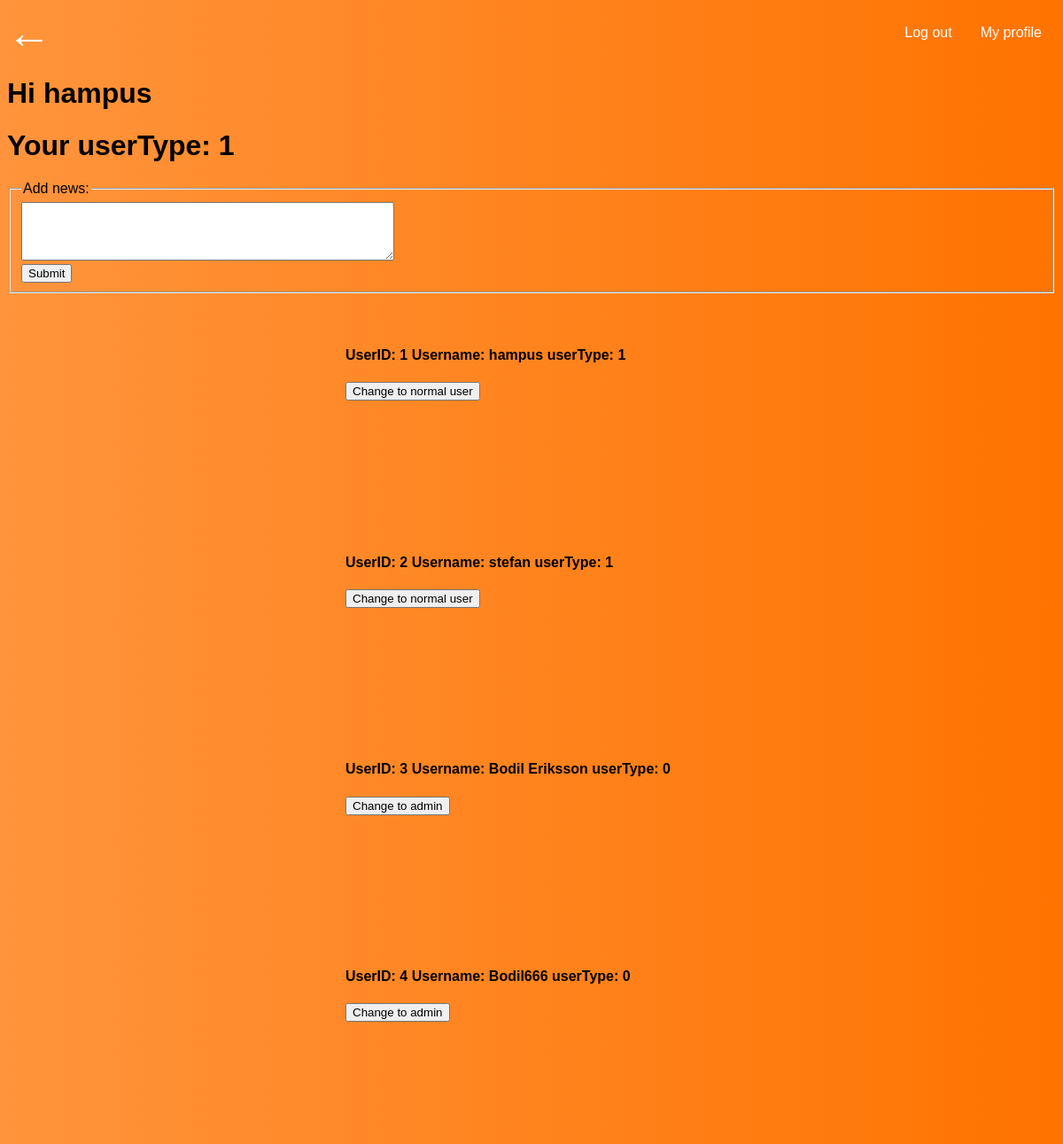
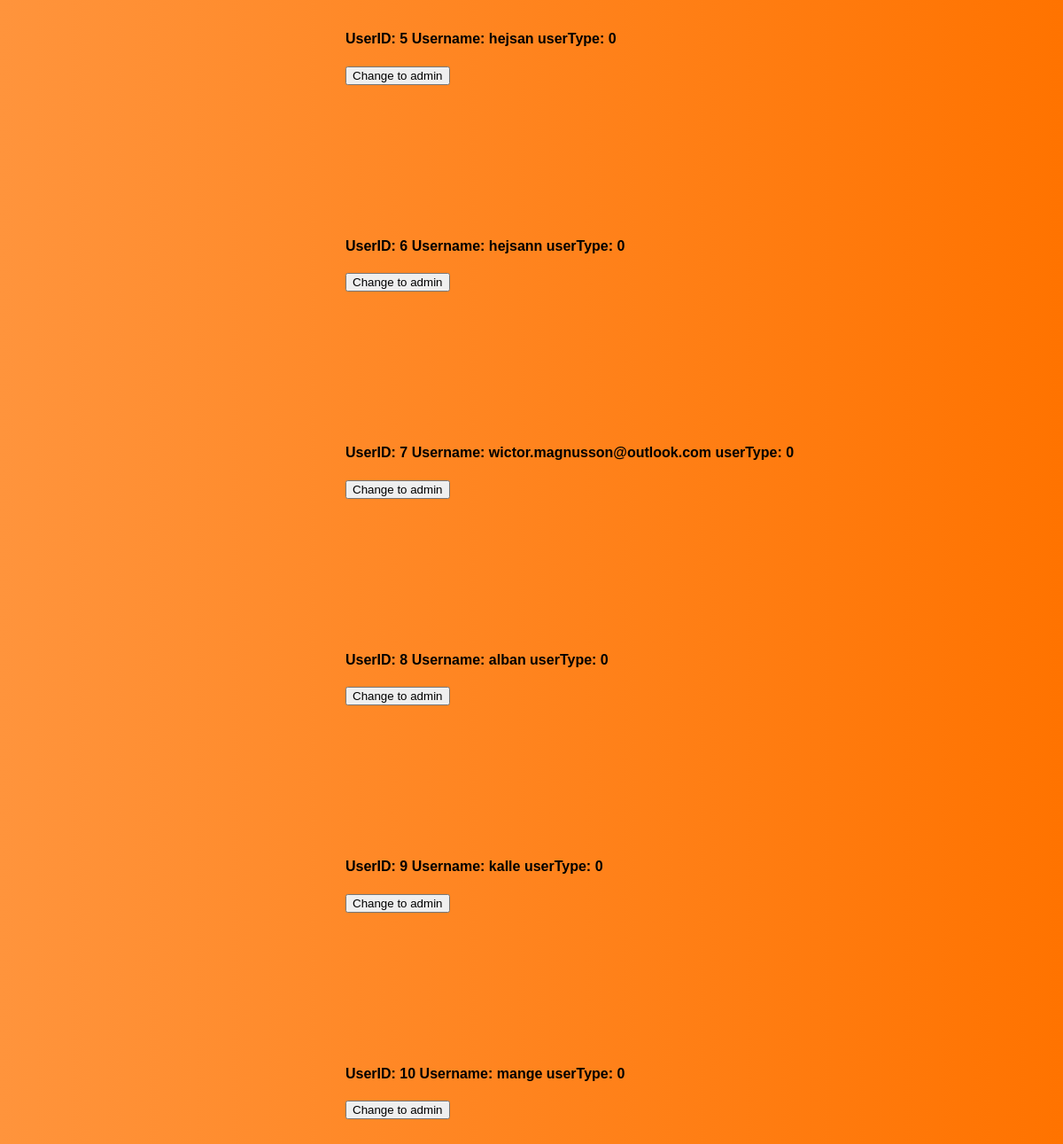
/adminPage.php (signed in), run on the app's committed database (2 pictures, top to bottom).
### tables this page shows
CREATE TABLE "User" (
	"userID"	INTEGER,
	"username"	TEXT,
	"email"	TEXT,
	"passwordhash"	TEXT,
	"salt"	TEXT,
	"userType"	INTEGER,
	PRIMARY KEY("userID" AUTOINCREMENT)
);

### db/dbUser.php (the view, shortened to what this page needs)
<?php
function ShowUsers() {
    $db = new SQLite3("db/database.db");
$result = $db->query("SELECT userID, username, userType FROM 'User' ORDER BY userID");
while ($row = $result->fetchArray())
{
    echo "<div class='textDiv'>";
    echo "<h4>" . "  UserID: " . $row['userID'] . "  Username: " . $row['username'] . "  userType: " . $row['userType'] . "</h4>" ;
    echo "<form action='db/changeUserType.php' method='post'>";
    if($row['userType'] == 1) {
        echo "<button name='changeToUser-userID' type='submit' value=" . $row['userID'] . ">Change to normal user </button> ";
    }
    else {
        echo "<button name='changeToAdmin-userID' type='submit' value=" . $row['userID'] . ">Change to admin </button> ";
    }
    echo "</form>";
    echo "</div>";
    echo "<br><br><br><br>";
}
}
?>

### css/style.css (style rules this page uses)
body { background-image: linear-gradient(to right, rgb(255, 148, 60), rgb(255, 115, 0)); font-family: Verdana, Geneva, Tahoma, sans-serif; }
*, *::before, *::after { box-sizing: border-box; }
.textDiv { background-color: rgba(211, 211, 211, 0); width: 600px; padding: 40px 30px; position: sticky; left: 30%; }

### data on the page
user: userID "1", username "hampus", userType "1"
user: userID "2", username "stefan", userType "1"
user: userID "3", username "Bodil Eriksson", userType "0"
user: userID "4", username "Bodil666", userType "0"
user: userID "5", username "hejsan", userType "0"
user: userID "6", username "hejsann", userType "0"
user: userID "7", username "wictor.magnusson@outlook.com", userType "0"
user: userID "8", username "alban", userType "0"
user: userID "9", username "kalle", userType "0"
user: userID "10", username "mange", userType "0"

### other printed values
$_SESSION['username'] "hampus"
$_SESSION['userType'] "1"
